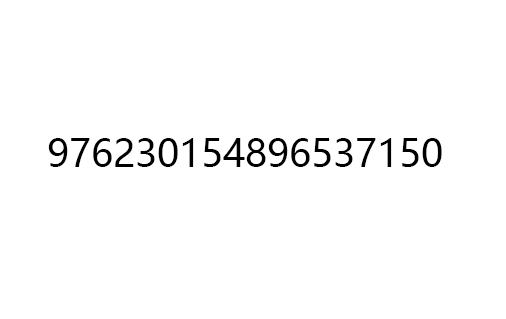
//> input picture riscv64/id/2.jpg, 506 x 319 px
$ ./main   (built with g++ and OpenCV 4)
//> lines starting //> are read from the running program, lines starting //| are printed output that depends on the picture; after the words box and inside, x2 and y2 are one past the last pixel; in counts of white or black regions, pixels touching at a corner belong together
//
//  main.cpp
//  cv
//
//  Created by 童博涵 on 2020/5/25.
//  Copyright © 2020 童博涵. All rights reserved.
//

#include <iostream>
#include <map>
#include <vector>
#include <string>
#include <stdio.h>
using namespace std;
#include <opencv2/opencv.hpp>
#include <opencv2/core.hpp>
#include <opencv2/highgui.hpp>
using namespace cv;

map<string, char> mp;

void map_init(){
    mp["122"] = 'X';
    mp["222"] = '0';
    mp["111"] = '1';
    mp["311"] = '2';
    mp["300"] = '3';
    mp["221"] = '4';
    mp["333"] = '5';
    mp["312"] = '6';
    mp["211"] = '7';
    mp["322"] = '8';
    mp["321"] = '9';

//    string a = "111";
//    printf("maptest:%c\n",mp[a]);
}

char read_num(Mat &img){
    char number = '#';
//    vector<int> filter_x1, filter_x2, filter_y;
//    vector<int> num_vector;
    int filter_x1, filter_x2, filter_y;
    int tmp1, tmp2;
    string codes = "000";
    filter_x1 = int(img.rows*0.3);
//    filter_x1 = int(img.rows*0.4);
    filter_x2 = int(img.rows*0.66);
    filter_y = int(img.cols*0.5);

//    printf("row = %d ; col = %d\n",img.rows,img.cols);
//    printf("%d\n",filter_x1);

    int count1 = 0, count2 = 0, count3 = 0;
    uchar* data1 = img.ptr<uchar>(filter_x1);
    uchar* data2 = img.ptr<uchar>(filter_x2);
    Mat img_rot;
//    img.copyTo(img_rot);
    transpose(img, img_rot);
//    imshow("trans",img_rot);
//    waitKey();
    uchar* data3 = img_rot.ptr<uchar>(filter_y);
    for(int i = 0;i<img.cols;i++){
//        printf("i = %d, data = %d\n",i,data1[i]);
        if((i == 0 && data1[i] == 255) || (i >0 && data1[i] == 255 && data1[i-1] != 255)){
//            printf("i = %d, data = %d\n",i,data1[i]);
//            vector_x1.push_back(i);

            count1++;
//            printf("i = %d\n",i);
//        if(i>1 && data[i-1] == )
        }
    }

        for(int j = 0;j<img.cols;j++){
            if((j == 0 && data2[j] == 255) || (j >0 && data2[j] == 255 && data2[j-1] != 255)){
//                printf("j = %d, data = %d\n",j,data2[j]);
//                vector_x1.push_back(i);
                count2++;
    //            printf("i = %d\n",i);
    //        if(i>1 && data[i-1] == )
            }
        }

        for(int k = 0;k<img_rot.cols;k++){
//            printf("k = %d, data = %d\n",k,data3[k]);

            if((k == 0 && data3[k] == 255) || (k >0 && data3[k] == 255 && data3[k-1] != 255)){
//                printf("k = %d, data = %d\n",k,data3[k]);
//                vector_x1.push_back(i);
                count3++;
    //            printf("i = %d\n",i);
    //        if(i>1 && data[i-1] == )
            }
        }
    if(count3 == 3 && count1 == 1 && count2 == 1){
        for(int i = 0;i<img.cols;i++){
            if(data1[i] == 255){
                tmp1 = i;
                break;
            }
        }
        for(int j = 0;j<img.cols;j++){
            if(data2[j] == 255){
                tmp2 = j;
                break;
            }
        }
        if(tmp1 > int(img.cols/2) && tmp2 > int(img.cols/2)){
            count1 = 0;
            count2 = 0;
        }
        else if (tmp1 < int(img.cols/2) && tmp2 > int(img.cols/2)){
            count1 = 3;
            count2 = 3;
        }
    }
// [5 lines of commented-out code are left out]
    codes[0] = 48+count3;
    codes[1] = 48+count1;
    codes[2] = 48+count2;
// [11 lines of commented-out code are left out]

    number = mp[codes];
//    cout<<"codes: "<<codes<<endl;
//    printf("a = %c\n",mp[codes]);
    return number;
}

char slice_num(Mat img, int X, int Y, int Width, int Height, int index){
    Mat slice_img(img, Rect(Point(X,Y), Point(X+Width, Y+Height)));

//    imwrite("/Users/tongbohan/Desktop/"+to_string(index)+".jpg", slice_img);
//    printf("index: %d\n",index);
    char result = read_num(slice_img);
    printf("result = %c\n",result);
//    imshow("slice", slice_img);
//    waitKey(0);
    return result;
}

int main(int argc, const char * argv[]) {
// [7 lines of commented-out code are left out]
    map_init();
    vector<char> results;
    Mat srcImg = imread("/Users/tongbohan/Desktop/RISC-V/RISC-V Digilent 测试库/身份证/2.jpg");
//> srcImg is the input picture: 319 rows x 506 cols, CV_8UC3; min 0, max 255, mean 249.7

    cvtColor(srcImg, srcImg, COLOR_BGR2GRAY);
//> srcImg: 319 rows x 506 cols, CV_8UC1
    threshold(srcImg, srcImg, 100, 255, THRESH_BINARY); //二值化
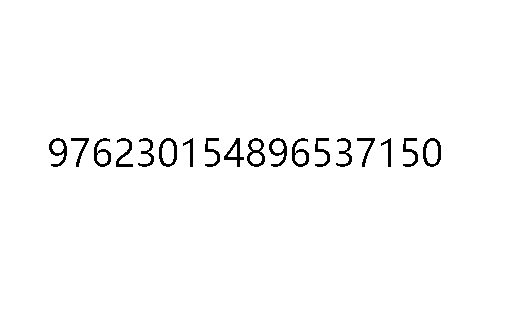
//> srcImg: 319 rows x 506 cols, CV_8UC1; 98.1% white; 18 black regions, largest, box (x1, y1, x2, y2) and area: (247, 138, 265, 167) 213, (159, 138, 177, 167) 200, (423, 138, 441, 167) 200
    bitwise_not(srcImg, srcImg);
//> srcImg: 319 rows x 506 cols, CV_8UC1; 1.9% white; 18 white regions
//    imshow("threshold", srcImg);
//    waitKey();
    Mat dstImg = srcImg.clone();
    vector<vector<Point>> contours;
    vector<Vec4i> hierarcy;
    findContours(srcImg, contours, hierarcy, RETR_EXTERNAL, CHAIN_APPROX_NONE);
//> contours = 18 contours; largest, box (x1, y1, x2, y2) and area: (423, 138, 441, 167) 400, (159, 138, 177, 167) 400, (247, 138, 265, 167) 360, (269, 138, 287, 167) 267, (49, 138, 67, 167) 267
    vector<Rect> boundRect(contours.size());  //定义外接矩形集合
    vector<RotatedRect> box(contours.size()); //定义最小外接矩形集合
    Point2f rect[4];
//    for(int i=0; i<contours.size(); i++)
    for(int i=contours.size()-1; i>=0; i--)
    {
        char tmp;
        box[i] = minAreaRect(Mat(contours[i]));  //计算每个轮廓最小外接矩形
        boundRect[i] = boundingRect(Mat(contours[i]));
//        printf("%d %d %d %d\n",boundRect[i].x, boundRect[i].y, boundRect[i].width, boundRect[i].height);
    //    circle(dstImg, Point(box[i].center.x, box[i].center.y), 5, Scalar(0, 255, 0), -1, 8);  //绘制最小外接矩形的中心点
        box[i].points(rect);  //把最小外接矩形四个端点复制给rect数组
        tmp = slice_num(dstImg, boundRect[i].x, boundRect[i].y, boundRect[i].width, boundRect[i].height, i);
        rectangle(dstImg, Point(boundRect[i].x, boundRect[i].y), Point(boundRect[i].x + boundRect[i].width, boundRect[i].y + boundRect[i].height), Scalar(0, 255, 0), 2, 8);
        results.push_back(tmp);

// [4 lines of commented-out code are left out]
    }
//> this loop made 18 passes
//> (result in slice_num, tmp) on passes 3 to 14: ('6', '6'), ('2', '2'), ('3', '3'), ('0', '0'), ('1', '1'), ('5', '5'), ('4', '4'), ('8', '8'), ('9', '9'), ('6', '6'), ('5', '5'), ('3', '3')
//> (rect, result in slice_num, tmp) on passes 1 to 2: (4 Points (x, y): [66, 166], [49, 166], [49, 138], [66, 138], '9', '9'), (4 Points (x, y): [88, 166], [71, 166], [71, 138], [88, 138], '7', '7')
//| result = 9
//| result = 7
//| result = 6
//| result = 2
//| result = 3
//| result = 0
//| result = 1
//| result = 5
//> (output is shown up to pass 8 of 18)
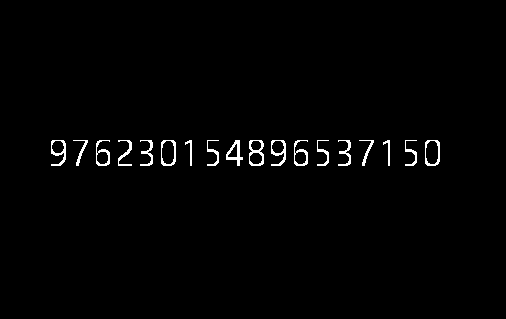
//> dstImg: 319 rows x 506 cols, CV_8UC1; 1.3% white in thin lines or dots, all inside (x1, y1, x2, y2) = (51, 140, 440, 166)
    printf("results: \n");
    for(vector<char>::iterator it = results.begin();it != results.end();it++){
        printf("%c",*it);
    }
//> this loop made 18 passes
//| 97623015
//> (output is shown up to pass 8 of 18)
    printf("\n");
    imshow("dst", dstImg);
    waitKey(0);

}
